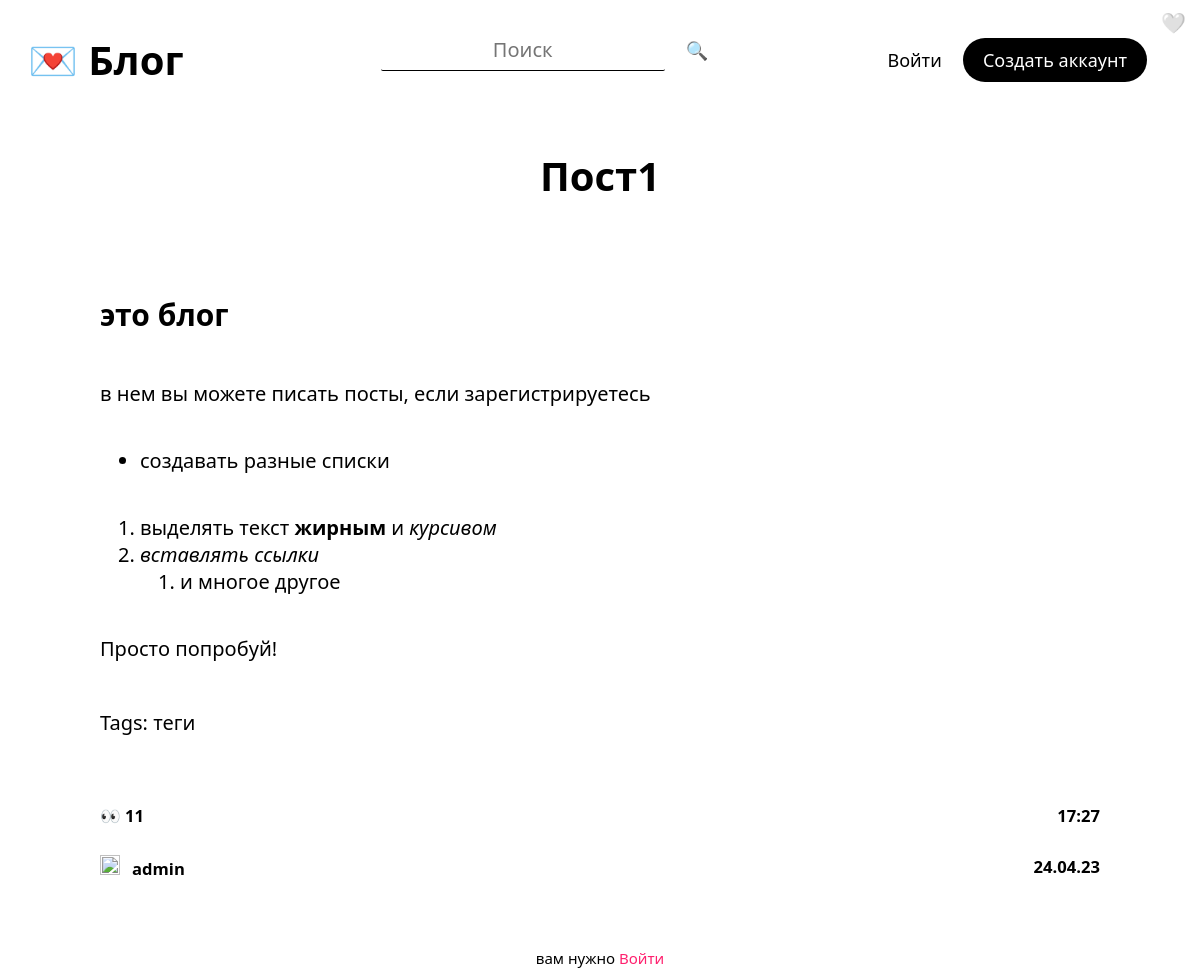
Screenshot of /post/2 with the database file from the repository.
### tables this page shows
CREATE TABLE posts (id INTEGER NOT NULL UNIQUE, title TEXT NOT NULL, tags TEXT, content TEXT NOT NULL, author TEXT NOT NULL, date TEXT NOT NULL, time TEXT NOT NULL, views TEXT, lastEditDate TEXT, lastEditTime TEXT, PRIMARY KEY (id AUTOINCREMENT));

### routes/post.py (the view)
@postBlueprint.route("/post/<int:postID>", methods=["GET", "POST"])
def post(postID):
    form = commentForm(request.form)
    connection = sqlite3.connect("db/posts.db")
    cursor = connection.cursor()
    cursor.execute(f"select id from posts")
    posts = str(cursor.fetchall())
    match str(postID) in posts:
        case True:
            message("2", f'ПОСТ: "{postID}" НАЙДЕН')
            connection = sqlite3.connect("db/posts.db")
            cursor = connection.cursor()
            cursor.execute(f'select * from posts where id = "{postID}"')
            post = cursor.fetchone()
            cursor.execute(f'update posts set views = views+1 where id = "{postID}"')
            connection.commit()
            if request.method == "POST":
                comment = request.form["comment"]
                connection = sqlite3.connect("db/comments.db")
                cursor = connection.cursor()
                cursor.execute(
                    f"""
                    insert into comments(post,comment,user,date,time)
                    values({postID},"{comment}","{session["userName"]}",
                    "{currentDate()}",
                    "{currentTime()}")
                    """
                )
                connection.commit()
                addPoints(5, session["userName"])
                flash("ВЫ ЗАРАБОТАЛИ 5 ОЧКОВ ЗА КОММЕНТАРИЙ ", "success")
                return redirect(f"/post/{postID}")
            connection = sqlite3.connect("db/comments.db")
            cursor = connection.cursor()
            cursor.execute(f'select * from comments where post = "{postID}"')
            comments = cursor.fetchall()
            return render_template(
                "post.html",
                id=post[0],
                title=post[1],
                tags=post[2],
                content=post[3],
                author=post[4],
                views=post[7],
                date=post[5],
                time=post[6],
                form=form,
                comments=comments,
            )
        case False:
            message("1", "404")
            return render_template("404.html")

### forms.py
class commentForm(Form):
    comment = TextAreaField(
        "Комментарий",
        [validators.Length(min=20, max=500), validators.InputRequired()],
        render_kw={"placeholder": "Оставить комементарий"},
    )

### helpers.py (called while the page is built)
def currentDate():
    return datetime.now().strftime("%d.%m.%y")

def currentTime(seconds=False):
    if seconds == False:
       return datetime.now().strftime("%H:%M")
    else:
        return datetime.now().strftime("%H:%M:%S")

def message(color, message):
    print(
        f"\n\033[94m[{currentDate()}\033[0m"
        f"\033[95m {currentTime(True)}]\033[0m"
        f"\033[9{color}m {message}\033[0m\n"
    )
    logFile = open("log.log", "a")
    logFile.write(f"[{currentDate()}" f"|{currentTime(True)}]" f" {message}\n")
    logFile.close()

def getProfilePicture(userName):
    connection = sqlite3.connect("db/users.db")
    cursor = connection.cursor()
    cursor.execute(
        f'select profilePicture from users where lower(userName) = "{userName.lower()}"'
    )
    return cursor.fetchone()[0]

### server.py (called while the page is built)
@app.context_processor
def utility_processor():
    getProfilePicture
    return dict(getProfilePicture=getProfilePicture)

### templates/post.html (shortened to what this page needs)
{% extends 'layout.html'%} {%block head%}
<link
  rel="stylesheet"
  href="{{ url_for('static', filename='css/post.css') }}"/>
{% endblock head %} {%block body%}
<div class="post centeredHorizontally">
  <h1 class="title">{{title}}</h1>
  <p class="content">
    {{content|safe}} <br />
    Tags: {{tags.replace(",",", ")}}
  </p>
  <div class="bottomBar">
    <div>
      <h5>👀 {{views}}</h5>
      <a href="/user/{{author|lower}}">
        <h5 class="author">
          <img
            class="profilePicture"
            src="{{ getProfilePicture(author) }}"/>{{author}}
        </h5></a>
    </div>
    <div class="dateTime">
      <h5>{{time}}</h5>
      <h5 class="date">{{date}}</h5>
    </div>
  </div>
  </div>
  <form method="post" class="commentForm">
    {% if session["userName"] %} {{form.comment(class_="comment")}}
    <button type="submit" class="btnSubmit">Ответить</button>
    {% else %}
    <small>
      вам нужно
      <a href="/login/redirect=&post&{{id}}" class="linkLogin">Войти</a></small>
    {% endif %}
  </form>
{% endblock body %}

### static/css/general.css (style rules this page uses)
:root { --themePrimary: #000; --themeSecondary: #fff; --themeHelper: #303030; --primaryColor: #ff206e; --primaryHelper: #FF4F8C; }
* { font-family: system-ui, "Segoe UI", Roboto, Helvetica, Arial, sans-serif, "Apple Color Emoji", "Segoe UI Emoji", "Segoe UI Symbol"; color: var(--themePrimary); }
html { font-size: 125% !important; }
body { background-color: var(--themeSecondary); }
a { text-decoration: none; user-select: none; }
.centeredHorizontally { margin-left: auto; margin-right: auto; }

### static/css/post.css (style rules this page uses)
.post { display: flex; flex-direction: column; max-width: 50rem; margin-top: 1.5rem; }
.post h1 { text-align: center; }
.title { font-size: 2rem; }
.bottomBar { display: flex; align-items: stretch; justify-content: space-between; }
.linkLogin { color: var(--primaryColor); transition: 0.25s; }
small { font-size: 0.75rem; }
.commentForm { margin: 2rem auto 0 auto; display: flex; justify-content: space-between; width: fit-content; border: 1px solid var(--primaryColor); border-radius: 1rem; }
.profilePicture { margin-right: 0.6rem; }
.dateTime h5 { text-align: right; }

### static/css/navbar.css (style rules this page uses)
.profilePicture { height: 1rem; width: 1rem; display: inline-block; }

### static/css/editor.css (style rules this page uses)
:root { --ck-border-radius: 1rem; --ck-font-size-base: 1rem; --ck-custom-background: hsl(270, 1%, 29%); --ck-custom-foreground: hsl(255, 3%, 18%); --ck-custom-border: hsl(300, 1%, 22%); --ck-custom-white: var(--light); --ck-color-base-foreground: var(--ck-custom-background); --ck-color-focus-border: hsl(208, 90%, 62%); --ck-color-text: hsl(0, 0%, 98%); --ck-color-shadow-drop: hsla(0, 0%, 0%, 0.2); --ck-color-shadow-inner: hsla(0, 0%, 0%, 0.1); --ck-color-button-default-background: var(--ck-custom-background); --ck-color-button-default-hover-background: hsl(270, 1%, 22%); --ck-color-button-default-active-background: hsl(270, 2%, 20%); --ck-color-button-default-active-shadow: hsl(270, 2%, 23%); --ck-color-button-default-disabled-background: var(--ck-custom-background); --ck-color-button-on-background: var(--ck-custom-foreground); --ck-color-button-on-hover-background: hsl(255, 4%, 16%); --ck-color-button-on-active-background: hsl(255, 4%, 14%); --ck-color-button-on-active-shadow: hsl(240, 3%, 19%); --ck-color-button-on-disabled-background: var(--ck-custom-foreground); --ck-color-button-action-background: hsl(168, 76%, 42%); --ck-color-button-action-hover-background: hsl(168, 76%, 38%); --ck-color-button-action-active-background: hsl(168, 76%, 36%); --ck-color-button-action-active-shadow: hsl(168, 75%, 34%); --ck-color-button-action-disabled-background: hsl(168, 76%, 42%); --ck-color-button-action-text: var(--ck-custom-white); --ck-color-button-save: hsl(120, 100%, 46%); --ck-color-button-cancel: hsl(15, 100%, 56%); --ck-color-dropdown-panel-background: var(--ck-custom-background); --ck-color-dropdown-panel-border: var(--ck-custom-foreground); --ck-color-split-button-hover-background: var(--ck-color-button-default-hover-background); --ck-color-split-button-hover-border: var(--ck-custom-foreground); --ck-color-input-background: var(--ck-custom-background); --ck-color-input-border: hsl(257, 3%, 43%); --ck-color-input-text: hsl(0, 0%, 98%); --ck-color-input-disabled-background: hsl(255, 4%, 21%); --ck-color-input-disabled-border: hsl(250, 3%, 38%); --ck-color-input-disabled-text: hsl(0, 0%, 78%); --ck-color-labeled-field-label-background: var(--ck-custom-background); --ck-color-list-background: var(--ck-custom-background); --ck-color-list-button-hover-background: var(--ck-custom-foreground); --ck-color-list-button-on-background: hsl(208, 88%, 52%); --ck-color-list-button-on-text: var(--ck-custom-white); --ck-color-panel-background: var(--ck-custom-background); --ck-color-panel-border: var(--ck-custom-border); --ck-color-toolbar-background: var(--ck-custom-background); --ck-color-toolbar-border: var(--ck-custom-border); --ck-color-tooltip-background: hsl(252, 7%, 14%); --ck-color-tooltip-text: hsl(0, 0%, 93%); --ck-color-image-caption-background: hsl(0, 0%, 97%); --ck-color-image-caption-text: hsl(0, 0%, 20%); --ck-color-widget-blurred-border: hsl(0, 0%, 87%); --ck-color-widget-hover-border: hsl(43, 100%, 68%); --ck-color-widget-editable-focus-background: var(--ck-custom-white); --ck-color-link-default: hsl(190, 100%, 75%); }

### templates/post.html (style rules this page uses)
.commentForm { border: none; }

### rows the page displays
posts: title "Пост1", content "это блог в нем вы можете писать посты, если зарегистрируетесь создавать разные списки выделять текст жирным и курсивом вставлять ссылки и многое другое Просто попробуй!", replace "теги", views "11", author "admin", time "17:27", date "24.04.23"
